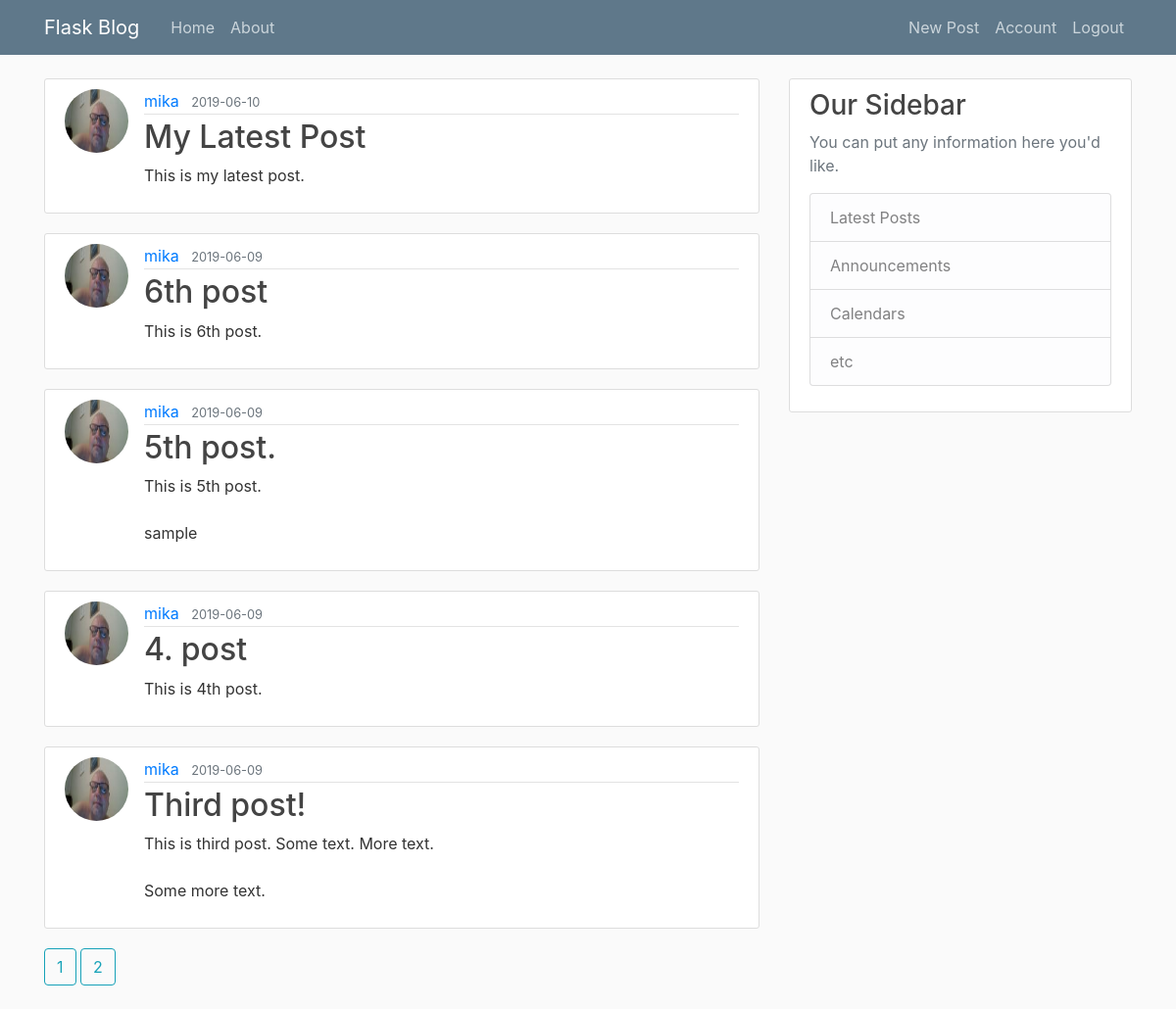
Screenshot of /home (signed in) with the database file from the repository.
### flaskblog/models.py (models this page shows, shortened)
class Post(db.Model):
    id = db.Column(db.Integer, primary_key=True)
    title = db.Column(db.String(100), nullable=False)
    date_posted = db.Column(db.DateTime, nullable=False, default=datetime.utcnow)
    content = db.Column(db.Text, nullable=False)
    user_id = db.Column(db.Integer, db.ForeignKey('user.id'), nullable=False)

class User(db.Model, UserMixin):
    id = db.Column(db.Integer, primary_key=True)
    username = db.Column(db.String(20), unique=True, nullable=False)
    email = db.Column(db.String(120), unique=True, nullable=False)
    image_file = db.Column(db.String(20), nullable=False, default='default.jpg')
    password = db.Column(db.String(60), nullable=False)
    posts = db.relationship('Post', backref='author', lazy=True)

### flaskblog/routes.py (the view)
@app.route('/')
@app.route('/home')
def home():
    page = request.args.get('page', 1, type=int)
    posts = Post.query.order_by(Post.date_posted.desc()).paginate(page=page, per_page=5)
    return render_template('home.html', posts=posts)

### flaskblog/models.py (called while the page is built)
@login_manager.user_loader
def load_user(user_id):
    return User.query.get(int(user_id))

### flaskblog/templates/home.html
{% extends "layout.html" %}
{% block content %}
    {% for post in posts.items %}
    <article class="media content-section">
        <img  class="rounded-circle article-img" src="{{ url_for('static', filename='profile_pics/' + post.author.image_file) }}">
        <div class="media-body">
            <div class="article-metadata">
            <a class="mr-2" href="#">{{ post.author.username }}</a>
            <small class="text-muted">{{ post.date_posted.strftime('%Y-%m-%d') }}</small>
            </div>
            <h2><a class="article-title" href="{{ url_for('post', post_id=post.id) }}">{{ post.title }}</a></h2>
            <p class="article-content">{{ post.content }}</p>
        </div>
    </article>
    {% endfor %}
    {% for page_num in posts.iter_pages() %}
        {% if page_num %}
          <a class="btn btn-outline-info mb-4" href="{{ url_for('home', page=page_num) }}">{{ page_num }}</a>
        {% else %}
          ...
        {% endif %}
    {% endfor %}
{% endblock content %}

### flaskblog/static/main.css (style rules this page uses)
body { background: #fafafa; color: #333333; margin-top: 5rem; }
h1, h2, h3, h4, h5, h6 { color: #444444; }
.content-section { background: #ffffff; padding: 10px 20px; border: 1px solid #dddddd; border-radius: 3px; margin-bottom: 20px; }
.article-title { color: #444444; }
.article-content { white-space: pre-line; }
.article-img { height: 65px; width: 65px; margin-right: 16px; }
.article-metadata { padding-bottom: 1px; margin-bottom: 4px; border-bottom: 1px solid #e3e3e3 }

### rows the page displays
Post: image_file (picture), author.username "mika", date_posted "2019-06-10", title "My Latest Post", content "This is my latest post."
Post: image_file (picture), author.username "mika", date_posted "2019-06-09", title "6th post", content "This is 6th post."
Post: image_file (picture), author.username "mika", date_posted "2019-06-09", title "5th post.", content "This is 5th post. sample"
Post: image_file (picture), author.username "mika", date_posted "2019-06-09", title "4. post", content "This is 4th post."
Post: image_file (picture), author.username "mika", date_posted "2019-06-09", title "Third post!", content "This is third post. Some text. More text. Some more text."

### other values shown
{{ page_num }} "1" "2"
